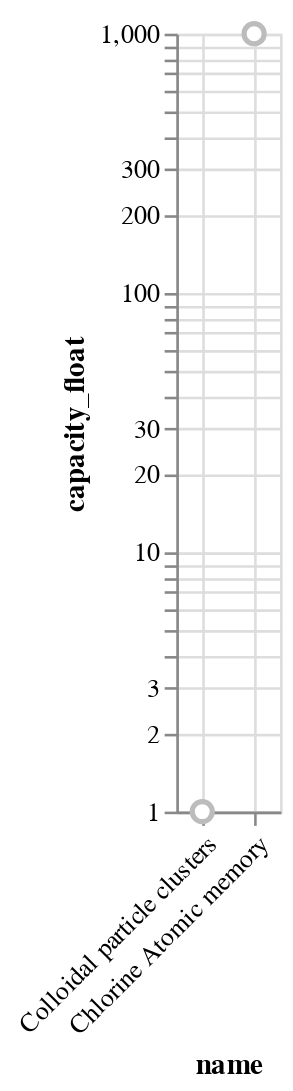

Write notebook code for a chart like this one.
### Code cell
third_chart_capacity

### Figure 1 — Vega-Lite specification as saved in the notebook (floating-point values rounded to 4 significant figures)
{"config": {"title": {"font": "CM Mono"}, "axis": {"labelFont": "CM Mono", "titleFont": "CM Mono"}, "header": {"labelFont": "CM Mono", "titleFont": "CM Mono"}, "legend": {"labelFont": "CM Mono", "titleFont": "CM Mono"}}, "data": {"name": "data-2309fcae13f5aba6ec914c7f265daabb"}, "mark": {"type": "circle", "fill": "white", "opacity": 1, "size": 60, "stroke": "#BCBCBC"}, "encoding": {"x": {"type": "nominal", "axis": {"grid": true, "labelAngle": -45}, "field": "name", "sort": null}, "y": {"type": "quantitative", "field": "capacity_float", "scale": {"nice": true, "type": "log"}}}, "transform": [{"filter": "datum.type == \"atomic\""}], "$schema": "https://vega.github.io/schema/vega-lite/v4.8.1.json", "datasets": {"data-2309fcae13f5aba6ec914c7f265daabb": [{"year": "1932-01-01T00:00:00", "name": "Drum memory", "type": "magnetic", "usage": "1960s", "capacity": 62500, "lifespan": null, "addressability": 0.0, "mutability": 2, "accessability": 0, "Unnamed: 10": null, "capacity_float": 62500.0}, {"year": "1946-01-01T00:00:00", "name": "Williams-Kilburn Tube", "type": "cathode ray tube", "usage": "1955", "capacity": 1000, "lifespan": null, "addressability": 0.0, "mutability": 2, "accessability": 1, "Unnamed: 10": null, "capacity_float": 1000.0}, {"year": "1949-01-01T00:00:00", "name": "Magnetic-core memory", "type": "magnetic", "usage": "1970s", "capacity": 100000, "lifespan": null, "addressability": 1.0, "mutability": 2, "accessability": 1, "Unnamed: 10": null, "capacity_float": 100000.0}, {"year": "1952-01-01T00:00:00", "name": "Magnetic Band (Tape)", "type": "magnetic", "usage": "today", "capacity": 330000000000000, "lifespan": null, "addressability": 0.0, "mutability": 2, "accessability": 0, "Unnamed: 10": null, "capacity_float": 330000000000000.0}, {"year": "1956-01-01T00:00:00", "name": "Hard Disk Drive (HDD)", "type": "magnetic", "usage": "today", "capacity": 2000000000000, "lifespan": null, "addressability": 1.0, "mutability": 2, "accessability": 1, "Unnamed: 10": null, "capacity_float": 2000000000000.0}, {"year": "1960-01-01T00:00:00", "name": "Magnetic stripe card", "type": "magnetic", "usage": "today", "capacity": 200, "lifespan": "3", "addressability": 0.0, "mutability": 2, "accessability": 0, "Unnamed: 10": null, "capacity_float": 200.0}, {"year": "1969-01-01T00:00:00", "name": "Floppy Disk", "type": "magnetic", "usage": "1990s", "capacity": 1440000, "lifespan": "5--30", "addressability": 1.0, "mutability": 2, "accessability": 1, "Unnamed: 10": null, "capacity_float": 1440000.0}, {"year": "1970-01-01T00:00:00", "name": "Bubble Memory", "type": "magnetic", "usage": "1980s", "capacity": 125000, "lifespan": null, "addressability": 0.0, "mutability": 2, "accessability": 0, "Unnamed: 10": null, "capacity_float": 125000.0}, {"year": "1978-01-01T00:00:00", "name": "LaserDisc (LD)/Discovision (DV)", "type": "optical", "usage": "2001", "capacity": 324000000, "lifespan": null, "addressability": 1.0, "mutability": 2, "accessability": 1, "Unnamed: 10": null, "capacity_float": 324000000.0}, {"year": "1979-01-01T00:00:00", "name": "Solid-State-Drive (SSD)", "type": "electronic", "usage": "today", "capacity": 100000000000000, "lifespan": "~10", "addressability": 1.0, "mutability": 2, "accessability": 1, "Unnamed: 10": null, "capacity_float": 100000000000000.0}, {"year": "1981-01-01T00:00:00", "name": "Compact Disc (CD)", "type": "optical", "usage": "today", "capacity": 700000000, "lifespan": "25", "addressability": 1.0, "mutability": 2, "accessability": 1, "Unnamed: 10": null, "capacity_float": 700000000.0}, {"year": "1987-01-01T00:00:00", "name": "Digital Audio Tape (DAT)", "type": "electro-mechanical", "usage": "2005", "capacity": 256000, "lifespan": "30", "addressability": 0.0, "mutability": 2, "accessability": 0, "Unnamed: 10": null, "capacity_float": 256000.0}, {"year": "1991-01-01T00:00:00", "name": "Mini-Disc", "type": "magneto-optical", "usage": "2001", "capacity": 140000000, "lifespan": "30-40", "addressability": 1.0, "mutability": 2, "accessability": 1, "Unnamed: 10": null, "capacity_float": 140000000.0}, {"year": "1994-01-01T00:00:00", "name": "Zip Drive", "type": "magnetic", "usage": "1990s", "capacity": 95370000, "lifespan": "5-10", "addressability": 1.0, "mutability": 2, "accessability": 1, "Unnamed: 10": null, "capacity_float": 95370000.0}, {"year": "1995-01-01T00:00:00", "name": "CompactFlash (CF)", "type": "electronic", "usage": "today", "capacity": 256000000000, "lifespan": "70-80", "addressability": 1.0, "mutability": 2, "accessability": 1, "Unnamed: 10": null, "capacity_float": 256000000000.0}, {"year": "1995-01-01T00:00:00", "name": "Digital Compact Cassette (DCC)", "type": "magnetic", "usage": "1996", "capacity": 250000000, "lifespan": "30", "addressability": 0.0, "mutability": 2, "accessability": 0, "Unnamed: 10": null, "capacity_float": 250000000.0}, {"year": "1996-01-01T00:00:00", "name": "Digital Versatile Disc (DVD)", "type": "optical", "usage": "today", "capacity": 4500000000, "lifespan": "25", "addressability": 1.0, "mutability": 2, "accessability": 1, "Unnamed: 10": null, "capacity_float": 4500000000.0}, {"year": "2000-01-01T00:00:00", "name": "USB Flash Disk", "type": "electronic", "usage": "today", "capacity": 2000000000000, "lifespan": "10", "addressability": 1.0, "mutability": 2, "accessability": 1, "Unnamed: 10": null, "capacity_float": 2000000000000.0}, {"year": "2001-01-01T00:00:00", "name": "Secure Digital (SD) card", "type": "electronic", "usage": "today", "capacity": 2000000000000, "lifespan": "10", "addressability": 1.0, "mutability": 2, "accessability": 1, "Unnamed: 10": null, "capacity_float": 2000000000000.0}, {"year": "2002-01-01T00:00:00", "name": "Blu-ray Disc (BD)", "type": "optical", "usage": "today", "capacity": 128000000000, "lifespan": "100-150", "addressability": 1.0, "mutability": 2, "accessability": 1, "Unnamed: 10": null, "capacity_float": 128000000000.0}, {"year": "2004-01-01T00:00:00", "name": "Holographic Versatile Disc (HVD)", "type": "optical", "usage": "2008", "capacity": 200000000000, "lifespan": "3", "addressability": 1.0, "mutability": 2, "accessability": 1, "Unnamed: 10": null, "capacity_float": 200000000000.0}, {"year": "2009-01-01T00:00:00", "name": "Millennial Disc (M-DISC)", "type": "optical", "usage": "2016", "capacity": 100000000000, "lifespan": "1000", "addressability": 1.0, "mutability": 0, "accessability": 1, "Unnamed: 10": null, "capacity_float": 100000000000.0}, {"year": "2010-01-01T00:00:00", "name": "Cell cultures", "type": "molecular", "usage": "today", "capacity": 445000, "lifespan": null, "addressability": 0.0, "mutability": 1, "accessability": 0, "Unnamed: 10": null, "capacity_float": 445000.0}, {"year": "2014-01-01T00:00:00", "name": "Colloidal particle clusters", "type": "atomic", "usage": "today", "capacity": 1, "lifespan": null, "addressability": 0.0, "mutability": 2, "accessability": 0, "Unnamed: 10": null, "capacity_float": 1.0}, {"year": "2016-01-01T00:00:00", "name": "Chlorine Atomic memory", "type": "atomic", "usage": "today", "capacity": 1000, "lifespan": null, "addressability": null, "mutability": 2, "accessability": 1, "Unnamed: 10": null, "capacity_float": 1000.0}, {"year": "2010-01-01T00:00:00", "name": "Synthetic DNA", "type": "molecular", "usage": "today", "capacity": 22000000, "lifespan": "500", "addressability": 0.0, "mutability": 0, "accessability": 0, "Unnamed: 10": null, "capacity_float": 22000000.0}, {"year": "2019-01-01T00:00:00", "name": "Synthetic Metabolomes", "type": "molecular", "usage": "today", "capacity": 70000, "lifespan": null, "addressability": 0.0, "mutability": 0, "accessability": 0, "Unnamed: 10": null, "capacity_float": 70000.0}]}}
